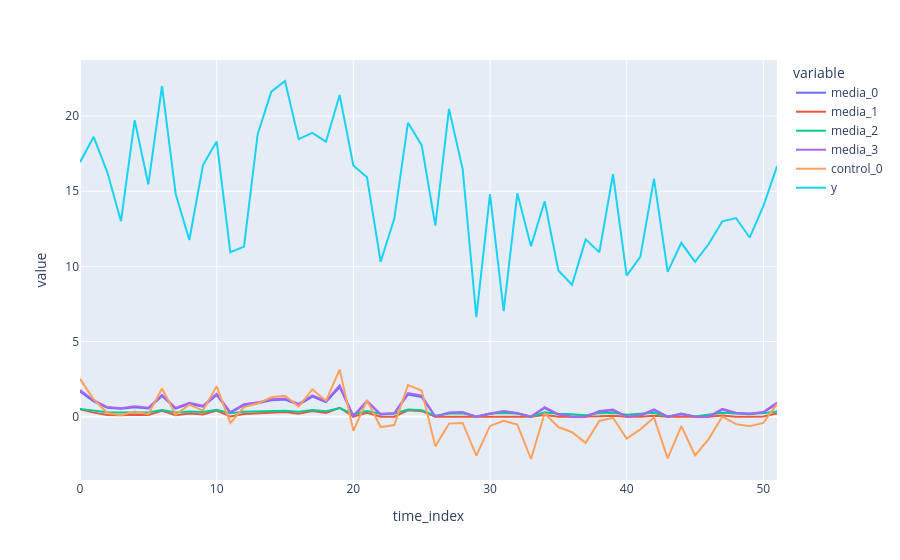

Source (notebook cell):
### Code cell
figure = px.line(
    data.with_row_index("time_index"),
    x="time_index",
    y=data.columns,
)
figure.show()

### Figure 1 — Plotly figure (JSON) as saved in the notebook; plotly's stock layout.template omitted (floating-point values rounded to 4 significant figures)
{"data": [{"hovertemplate": "variable=media_0<br>time_index=%{x}<br>value=%{y}<extra></extra>", "legendgroup": "media_0", "line": {"color": "#636efa", "dash": "solid"}, "marker": {"symbol": "circle"}, "mode": "lines", "name": "media_0", "orientation": "v", "showlegend": true, "type": "scatter", "x": [0, 1, 2, 3, 4, 5, 6, 7, 8, 9, 10, 11, 12, 13, 14, 15, 16, 17, 18, 19, 20, 21, 22, 23, 24, 25, 26, 27, 28, 29, 30, 31, 32, 33, 34, 35, 36, 37, 38, 39, 40, 41, 42, 43, 44, 45, 46, 47, 48, 49, 50, 51], "xaxis": "x", "y": [1.674, 1.023, 0.5858, 0.5189, 0.6305, 0.547, 1.368, 0.5297, 0.8547, 0.664, 1.435, 0.266, 0.7749, 0.8866, 1.087, 1.138, 0.7903, 1.337, 0.9787, 1.968, 0.01977, 0.9892, 0.1393, 0.2024, 1.478, 1.305, 0.0, 0.2486, 0.2686, 0.0, 0.1745, 0.3407, 0.2155, 0.0, 0.5762, 0.1393, 0.0, 0.0, 0.3319, 0.4342, 0.0, 0.06516, 0.4418, 0.0, 0.1678, 0.0, 0.0, 0.4722, 0.231, 0.1637, 0.2704, 0.8757], "yaxis": "y"}, {"hovertemplate": "variable=media_1<br>time_index=%{x}<br>value=%{y}<extra></extra>", "legendgroup": "media_1", "line": {"color": "#EF553B", "dash": "solid"}, "marker": {"symbol": "circle"}, "mode": "lines", "name": "media_1", "orientation": "v", "showlegend": true, "type": "scatter", "x": [0, 1, 2, 3, 4, 5, 6, 7, 8, 9, 10, 11, 12, 13, 14, 15, 16, 17, 18, 19, 20, 21, 22, 23, 24, 25, 26, 27, 28, 29, 30, 31, 32, 33, 34, 35, 36, 37, 38, 39, 40, 41, 42, 43, 44, 45, 46, 47, 48, 49, 50, 51], "xaxis": "x", "y": [0.4915, 0.2677, 0.117, 0.09398, 0.1324, 0.1037, 0.3864, 0.09771, 0.2096, 0.1439, 0.4094, 0.006923, 0.1821, 0.2206, 0.2897, 0.3071, 0.1874, 0.3756, 0.2523, 0.5929, 0.0, 0.2559, 0.0, 0.0, 0.424, 0.3646, 0.0, 0.0009515, 0.007812, 0.0, 0.0, 0.03264, 0.0, 0.0, 0.1137, 0.0, 0.0, 0.0, 0.02963, 0.06482, 0.0, 0.0, 0.06745, 0.0, 0.0, 0.0, 0.0, 0.07791, 0.0, 0.0, 0.008459, 0.2168], "yaxis": "y"}, {"hovertemplate": "variable=media_2<br>time_index=%{x}<br>value=%{y}<extra></extra>", "legendgroup": "media_2", "line": {"color": "#00cc96", "dash": "solid"}, "marker": {"symbol": "circle"}, "mode": "lines", "name": "media_2", "orientation": "v", "showlegend": true, "type": "scatter", "x": [0, 1, 2, 3, 4, 5, 6, 7, 8, 9, 10, 11, 12, 13, 14, 15, 16, 17, 18, 19, 20, 21, 22, 23, 24, 25, 26, 27, 28, 29, 30, 31, 32, 33, 34, 35, 36, 37, 38, 39, 40, 41, 42, 43, 44, 45, 46, 47, 48, 49, 50, 51], "xaxis": "x", "y": [0.5096, 0.3766, 0.2871, 0.2734, 0.2963, 0.2792, 0.4471, 0.2757, 0.3421, 0.3031, 0.4608, 0.2217, 0.3258, 0.3486, 0.3897, 0.4, 0.3289, 0.4407, 0.3675, 0.5698, 0.1714, 0.3696, 0.1958, 0.2087, 0.4695, 0.4342, 0.06994, 0.2182, 0.2223, 0.009293, 0.203, 0.237, 0.2114, 0.0, 0.2852, 0.1958, 0.1623, 0.09247, 0.2352, 0.2561, 0.1212, 0.1807, 0.2577, 0.0, 0.2016, 0.01182, 0.1175, 0.2639, 0.2146, 0.2008, 0.2226, 0.3464], "yaxis": "y"}, {"hovertemplate": "variable=media_3<br>time_index=%{x}<br>value=%{y}<extra></extra>", "legendgroup": "media_3", "line": {"color": "#ab63fa", "dash": "solid"}, "marker": {"symbol": "circle"}, "mode": "lines", "name": "media_3", "orientation": "v", "showlegend": true, "type": "scatter", "x": [0, 1, 2, 3, 4, 5, 6, 7, 8, 9, 10, 11, 12, 13, 14, 15, 16, 17, 18, 19, 20, 21, 22, 23, 24, 25, 26, 27, 28, 29, 30, 31, 32, 33, 34, 35, 36, 37, 38, 39, 40, 41, 42, 43, 44, 45, 46, 47, 48, 49, 50, 51], "xaxis": "x", "y": [1.777, 1.096, 0.6382, 0.5682, 0.685, 0.5976, 1.457, 0.5795, 0.9197, 0.72, 1.527, 0.3035, 0.8361, 0.953, 1.163, 1.216, 0.8522, 1.424, 1.049, 2.085, 0.0458, 1.06, 0.1709, 0.2369, 1.572, 1.391, 0.0, 0.2853, 0.3062, 0.0, 0.2078, 0.3817, 0.2507, 0.0, 0.6281, 0.1709, 0.0, 0.0, 0.3725, 0.4795, 0.0, 0.0933, 0.4875, 0.0, 0.2007, 0.0, 0.0, 0.5193, 0.2668, 0.1965, 0.3081, 0.9417], "yaxis": "y"}, {"hovertemplate": "variable=control_0<br>time_index=%{x}<br>value=%{y}<extra></extra>", "legendgroup": "control_0", "line": {"color": "#FFA15A", "dash": "solid"}, "marker": {"symbol": "circle"}, "mode": "lines", "name": "control_0", "orientation": "v", "showlegend": true, "type": "scatter", "x": [0, 1, 2, 3, 4, 5, 6, 7, 8, 9, 10, 11, 12, 13, 14, 15, 16, 17, 18, 19, 20, 21, 22, 23, 24, 25, 26, 27, 28, 29, 30, 31, 32, 33, 34, 35, 36, 37, 38, 39, 40, 41, 42, 43, 44, 45, 46, 47, 48, 49, 50, 51], "xaxis": "x", "y": [2.515, 1.157, 0.2423, 0.1025, 0.3359, 0.1614, 1.877, 0.1252, 0.8043, 0.4057, 2.017, -0.4258, 0.6375, 0.8708, 1.29, 1.396, 0.6697, 1.812, 1.063, 3.131, -0.9403, 1.085, -0.6905, -0.5587, 2.106, 1.745, -1.977, -0.4621, -0.4205, -2.596, -0.6169, -0.2698, -0.5312, -2.817, 0.2223, -0.6905, -1.033, -1.747, -0.288, -0.07444, -1.453, -0.8454, -0.05846, -2.777, -0.631, -2.571, -1.491, 0.005028, -0.499, -0.6395, -0.4165, 0.8482], "yaxis": "y"}, {"hovertemplate": "variable=y<br>time_index=%{x}<br>value=%{y}<extra></extra>", "legendgroup": "y", "line": {"color": "#19d3f3", "dash": "solid"}, "marker": {"symbol": "circle"}, "mode": "lines", "name": "y", "orientation": "v", "showlegend": true, "type": "scatter", "x": [0, 1, 2, 3, 4, 5, 6, 7, 8, 9, 10, 11, 12, 13, 14, 15, 16, 17, 18, 19, 20, 21, 22, 23, 24, 25, 26, 27, 28, 29, 30, 31, 32, 33, 34, 35, 36, 37, 38, 39, 40, 41, 42, 43, 44, 45, 46, 47, 48, 49, 50, 51], "xaxis": "x", "y": [16.93, 18.63, 16.26, 13.01, 19.73, 15.46, 22.0, 14.82, 11.76, 16.74, 18.32, 10.94, 11.32, 18.79, 21.63, 22.34, 18.47, 18.88, 18.3, 21.4, 16.72, 15.93, 10.31, 13.18, 19.56, 18.07, 12.72, 20.48, 16.47, 6.625, 14.81, 7.029, 14.86, 11.35, 14.34, 9.731, 8.782, 11.8, 10.94, 16.14, 9.39, 10.64, 15.84, 9.637, 11.57, 10.3, 11.49, 13.0, 13.22, 11.92, 14.01, 16.66], "yaxis": "y"}], "layout": {"legend": {"title": {"text": "variable"}, "tracegroupgap": 0}, "margin": {"t": 60}, "xaxis": {"anchor": "y", "domain": [0, 1], "title": {"text": "time_index"}}, "yaxis": {"anchor": "x", "domain": [0, 1], "title": {"text": "value"}}}}
